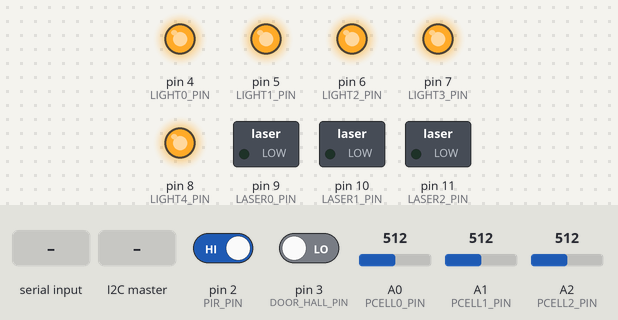
The sketch below on a simulated Arduino Uno, built with avr-gcc and run on an emulated ATmega328P. Parts: switched loads named in the sketch (green lamp = pin HIGH), output pins drawn as LEDs (lit = HIGH). The inputs (shaded band) are chosen by the test bench; at power-on: pin 2 (PIR_PIN) HIGH, pin 3 (DOOR_HALL_PIN) LOW, A0 (PCELL0_PIN) = 512, A1 (PCELL1_PIN) = 512, A2 (PCELL2_PIN) = 512. What the sketch prints to the serial monitor is not drawn.

Above: at 1.2 s.
1.3 s: "1\n" received over Serial
At 2.3 s:
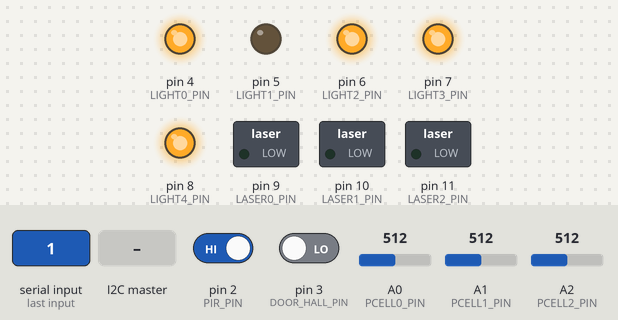
2.8 s: the I2C master sends the byte 1
At 3.2 s:
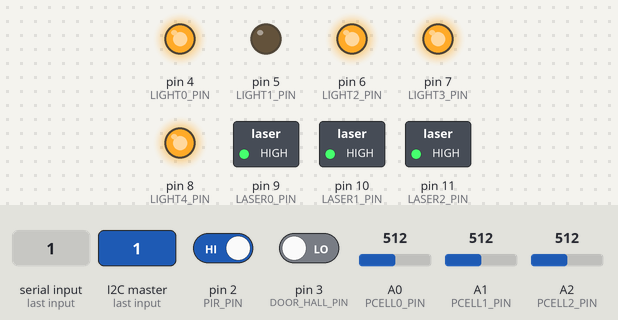
4.3 s: "0\n" received over Serial
At 4.7 s:
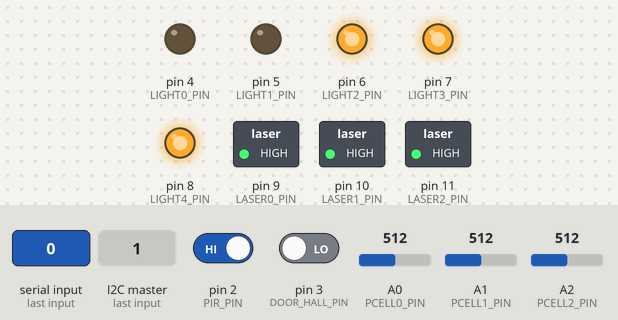
5.8 s: the I2C master sends the byte 0
At 6.7 s:
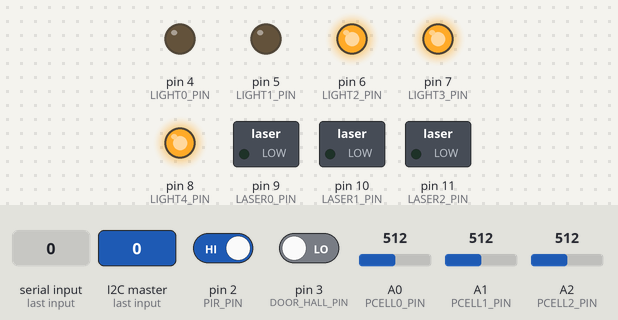
7.3 s: "2\n" received over Serial
At 8.1 s:
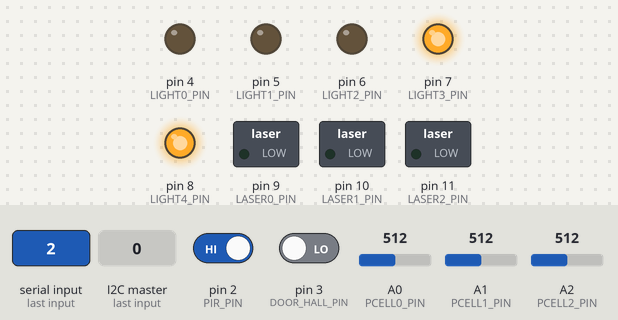
8.8 s: "4\n" received over Serial
At 9.2 s:
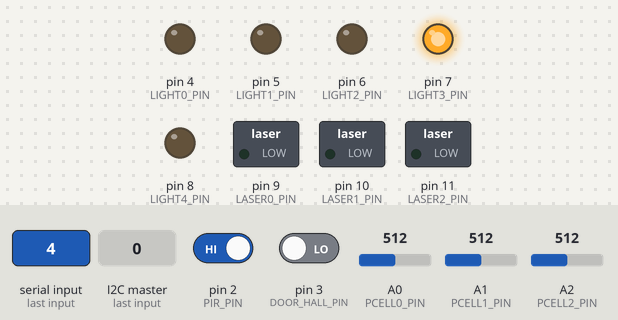
Timing chart, 0 to 11.3 s (numbered marks = the images above; inputs shaded):
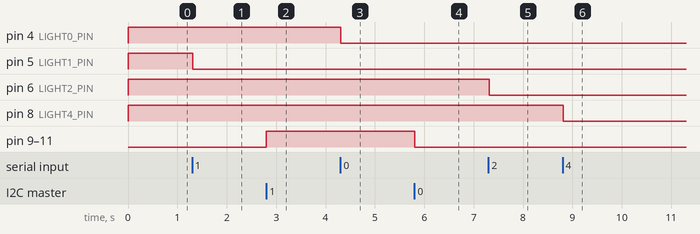

The sketch:

HomeWithYolo.ino
```cpp
#include <Wire.h>

// sensor pins
#define DOOR_HALL_PIN 3   // ON ISR
#define PIR_PIN 2         // ON ISR
#define PCELL0_PIN A0
#define PCELL1_PIN A1
#define PCELL2_PIN A2
#define LASER0_PIN 9
#define LASER1_PIN 10
#define LASER2_PIN 11
// light pins
#define LIGHT0_PIN 4   // washroom
#define LIGHT1_PIN 5   // bedroom
#define LIGHT2_PIN 6   // living room
#define LIGHT3_PIN 7   // kitchen
#define LIGHT4_PIN 8   // master bedroom

const long motionDetectTime = 500;   // max time that motion is detected before alarm triggers
const int pCellAlarmThreshold = 125;  // max pcell value before alarm triggers

// arm/disarm alarms
int doorArmed = 0;
int pirArmed = 0;
int pCellArmed = 0;

// light status
int light0Status = 0;
int light1Status = 0;
int light2Status = 0;
int light3Status = 0;
int light4Status = 0;
//light timers
unsigned long light0Timer = 0;
unsigned long light1Timer = 0;
unsigned long light2Timer = 0;
unsigned long light3Timer = 0;
unsigned long light4Timer = 0;
// max time that a light will remain on (default ~60s)
unsigned long light0OnTime = 60000;
unsigned long light1OnTime = 60000;
unsigned long light2OnTime = 60000;
unsigned long light3OnTime = 60000;
unsigned long light4OnTime = 60000;

// alarms and flags
int doorAlarm = 0;
int pirAlarm = 0;
int pirStatus = 0;
int pCellAlarm = 0;
int triggered = 0;
int pwTrigger = 0;
int manualAlarm = 0;

// status strings
String prevStatusStr = "";

void setup() {
  Serial.begin(38400);    // default rpi baud rate
  Wire.begin(8);
  Wire.onReceive(recieveEvent);   // listening to lcd+keypad arduino to arm/disarm system
  prevStatusStr.reserve(16);      // reserve 16 bytes (arbitary) to store the previous status string

  // set up interrupt
  attachInterrupt(digitalPinToInterrupt(DOOR_HALL_PIN), doorHallISR, CHANGE);
  attachInterrupt(digitalPinToInterrupt(PIR_PIN), motionSensISR, CHANGE);

  // pinmodes
  pinMode(LIGHT0_PIN, OUTPUT);
  pinMode(LIGHT1_PIN, OUTPUT);
  pinMode(LIGHT2_PIN, OUTPUT);
  pinMode(LIGHT3_PIN, OUTPUT);
  pinMode(LIGHT4_PIN, OUTPUT);

  pinMode(LASER0_PIN, OUTPUT);
  pinMode(LASER1_PIN, OUTPUT);
  pinMode(LASER2_PIN, OUTPUT);

  // initialize laser and light states
  digitalWrite(LIGHT0_PIN, HIGH);
  digitalWrite(LIGHT1_PIN, HIGH);
  digitalWrite(LIGHT2_PIN, HIGH);
  digitalWrite(LIGHT3_PIN, HIGH);
  digitalWrite(LIGHT4_PIN, HIGH);

  int lasers = pCellArmed ? HIGH : LOW;
  controlLasers(lasers);
}

void loop() {
  checkAndTriggerAlarms();

  // send new status string if it changed from old one
  String statusStr = createStatusStr();
  if ( !statusStr.equals(prevStatusStr) ) {
    Serial.print(statusStr);
    prevStatusStr = statusStr;
  }

  powerSaveLights();
}


//////////////////////////////////////////////////////
//              SYSTEM CONTROL CODE                 //
//////////////////////////////////////////////////////

/*
 * Create a binary status string containing all information needed for RPi to process the state of the house.
 */
String createStatusStr() {
  String s;                 // byte #
  s.concat(triggered);      // 0
  s.concat(pwTrigger);      // 1
  s.concat(doorAlarm);      // 2
  s.concat(pirAlarm);       // 3
  s.concat(pCellAlarm);     // 4
  s.concat(doorArmed);      // 5
  s.concat(pirArmed);       // 6
  s.concat(pCellArmed);     // 7
  s.concat(manualAlarm);    // 8
  s.concat(light0Status);   // 9
  s.concat(light1Status);   // 10
  s.concat(light2Status);   // 11
  s.concat(light3Status);   // 12
  s.concat(light4Status);   // 13
  s.concat(":");            // 14 - delimiter
  return s;
}

/*
 * Process commands from the RPi to adjust the state of the system.
 */
void serialEvent() {
  delay(10);    // wait for all data to be written
  if ( Serial.available() == 1 ) {    // security commands
    int x = Serial.read() - '0';
    switch (x) {
      case 0:   // alarm off
        turnOffAndResetAlarms();
        break;
      case 1:   // alarm on
        manualAlarmOn();
        break;
      case 2:   // arm entire system
        controlLasers(HIGH);
        delay(10);
        doorArmed = pirArmed = pCellArmed = 1;
        break;
      case 3:   // disarm entire system
        doorArmed = pirArmed = pCellArmed = 0;
        delay(10);
        controlLasers(LOW);
        break;
      case 4:   // arm door hall sensor
        doorArmed = 1;
        break;
      case 5:   // arm motion sensor
        pirArmed = 1;
        break;
      case 6:   // arm lasers
        controlLasers(HIGH);
        delay(10);
        pCellArmed = 1;
        break;
      case 7:   // disarm door hall sensor
        doorArmed = 0;
        break;
      case 8:   // disarm motion sensor
        pirArmed = 0;;
        break;
      case 9:   // disarm lasers
        pCellArmed = 0;
        delay(10);
        controlLasers(LOW);
        break;
      default: break;
    }
  }
  else if ( Serial.available() == 2 ) {   // light commands
    int light = Serial.read() - '0';  // convert from ascii to byte value
    if ( light >= 0 && light <= 5 ) {
      int set = Serial.read() - '0';  // convert from ascii to byte value
      int state = set ? LOW : HIGH;
      // turn on and off lights
      switch (light) {
        case 0:
          digitalWrite(LIGHT0_PIN, state);
          light0Status = set;
          light0Timer = millis();
          break;
        case 1:
          digitalWrite(LIGHT1_PIN, state);
          light1Status = set;
          light1Timer = millis();
          break;
        case 2:
          digitalWrite(LIGHT2_PIN, state);
          light2Status = set;
          light2Timer = millis();
          break;
        case 3:
          digitalWrite(LIGHT3_PIN, state);
          light3Status = set;
          light3Timer = millis();
          break;
        case 4:
          digitalWrite(LIGHT4_PIN, state);
          light4Status = set;
          light4Timer = millis();
          break;
        case 5:
          digitalWrite(LIGHT0_PIN, state);
          digitalWrite(LIGHT1_PIN, state);
          digitalWrite(LIGHT2_PIN, state);
          digitalWrite(LIGHT3_PIN, state);
          digitalWrite(LIGHT4_PIN, state);
          light0Timer = light1Timer = light2Timer = light3Timer = light4Timer = millis();
          light0Status = light1Status = light2Status = light3Status = light4Status = set;
          break;
        default: break;
      }
    }
    // set timers for lights
    else if ( light >= 6 && light <= 10 ) {
      unsigned long setTime = (byte)Serial.read() * 1000.0;
      switch (light) {
        case 6:
          light0OnTime = setTime;
          break;
        case 7:
          light1OnTime = setTime;
          break;
        case 8:
          light2OnTime = setTime;
          break;
        case 9:
          light3OnTime = setTime;
          break;
        case 10:
          light4OnTime = setTime;
          break;
        default: break;
      }
    }
  }
  Serial.print("r:");   // tell RPi that Arduino is ready for next command
}

/*
 * Process commands from the keypad+lcd Arduino.
 */
void recieveEvent(int howMany) {
  if (Wire.available()) {
    int x = Wire.read();
    switch (x) {
      case 0:   // pw correct, disarm systems
        doorArmed = pirArmed = pCellArmed = 0;
        delay(10);
        controlLasers(LOW);
        break;
      case 1:   // owner leaving, arm systems
        controlLasers(HIGH);
        delay(10);
        doorArmed = pirArmed = pCellArmed = 1;
        break;
      case 2:   // pw correct, disable alarm, disarm systems
        doorArmed = pirArmed = pCellArmed = 0;
        delay(10);
        controlLasers(LOW);
        pwTrigger = manualAlarm = 0;
        break;
      case 3:   // pw incorrect, sound alarm
        pwTrigger = manualAlarm = 1;
        break;
    }
  }
}

/*
 * Reset the system to a disarmed state without alarms.
 */
void turnOffAndResetAlarms() {
  doorAlarm = pirAlarm = pCellAlarm = doorArmed = pirArmed = pCellArmed = triggered = pwTrigger = manualAlarm = pirStatus = 0;
  delay(10);
}

/*
 * Turn on the alarm.
 */
void manualAlarmOn() {
  manualAlarm = 1;
}

/*
 * Turn on/off the lasers.
 * Note: Disarm the laser system before turning lasers off.
 */
void controlLasers(int state) {
  digitalWrite(LASER0_PIN, state);
  digitalWrite(LASER1_PIN, state);
  digitalWrite(LASER2_PIN, state);
}


//////////////////////////////////////////////////////
//            MONITORING AND ALARM CODE             //
//////////////////////////////////////////////////////

/*
 * Check if lights have been on for longer than their respective lightOnTime.
 * Turn off that light if it is the case.
 */
void powerSaveLights() {
  unsigned long currTime = millis();
  if ( light0Status && currTime - light0Timer >= light0OnTime ) {
    digitalWrite(LIGHT0_PIN, HIGH);
    light0Status = 0;
  }
  if ( light1Status && currTime - light1Timer >= light1OnTime ) {
    digitalWrite(LIGHT1_PIN, HIGH);
    light1Status = 0;
  }
  if ( light2Status && currTime - light2Timer >= light2OnTime ) {
    digitalWrite(LIGHT2_PIN, HIGH);
    light2Status = 0;
  }
  if ( light3Status && currTime - light3Timer >= light3OnTime ) {
    digitalWrite(LIGHT3_PIN, HIGH);
    light3Status = 0;
  }
  if ( light4Status && currTime - light4Timer >= light4OnTime ) {
    digitalWrite(LIGHT4_PIN, HIGH);
    light4Status = 0;
  }
}

/*
 * Update all alarm flags and trigger alarm if neccessary.
 */
void checkAndTriggerAlarms() {
  checkAlarms();
  triggerAlarm();
}

/*
 * Trigger the alarm if a system is armed and flagged.
 */
void triggerAlarm() {
  if ( (doorArmed & doorAlarm) |  (pirArmed & pirAlarm) | (pCellArmed & pCellAlarm) ) {
    if ( !triggered ) {
      triggered = manualAlarm = 1;
    }
  }
}

/*
 * Update the flags of each alarm.
 */
void checkAlarms() {
  checkPIR();
  if (pCellArmed)
    checkPCells();
}

/*
 * Update the pirAlarm flag.
 */
void checkPIR() {
  unsigned long currTime = millis();
  // if armed, use latching logic
  if (pirArmed) {
    while ( pirStatus & !pirAlarm) {
      if ( millis() - currTime >= motionDetectTime )
        pirAlarm = 1;
    }
  }
  // otherwise, allow flag to freely change
  else {
    if (!pirAlarm) {
      while ( pirStatus & !pirAlarm ) {
        if ( millis() - currTime >= motionDetectTime )
          pirAlarm = 1;
      }
    }
    else {
      while(!pirStatus & pirAlarm) {
        if ( millis() - currTime >= motionDetectTime )
          pirAlarm = 0;
      }
    }
  }
}

/*
 * Update the pCellAlarm flag. Triggered if any photoresistor reading drops below the threshold level.
 */
void checkPCells() {
  if ( analogRead(PCELL0_PIN) < pCellAlarmThreshold || analogRead(PCELL1_PIN) < pCellAlarmThreshold || analogRead(PCELL2_PIN) < pCellAlarmThreshold)
    pCellAlarm = 1;
}

/*
 * ISR
 * Update doorAlarm flag.
 */
void doorHallISR() {
  doorAlarm = digitalRead(DOOR_HALL_PIN);
}

/*
 * ISR
 * Update PIR sensor reading.
 * Note: Does NOT update pirAlarm flag.
 */
void motionSensISR() {
  pirStatus = digitalRead(PIR_PIN);
}
```

Measured:
- after the input at 1.3 s, pin 5 (LIGHT1_PIN): HIGH → LOW at once
- after the input at 2.8 s, pin 9 (LASER0_PIN), pin 10 (LASER1_PIN), pin 11 (LASER2_PIN): LOW → HIGH at once
- after the input at 4.3 s, pin 4 (LIGHT0_PIN): HIGH → LOW at once
- after the input at 5.8 s, pin 9 (LASER0_PIN), pin 10 (LASER1_PIN), pin 11 (LASER2_PIN): HIGH → LOW at once
- after the input at 7.3 s, pin 6 (LIGHT2_PIN): HIGH → LOW at once
- after the input at 8.8 s, pin 8 (LIGHT4_PIN): HIGH → LOW at once
